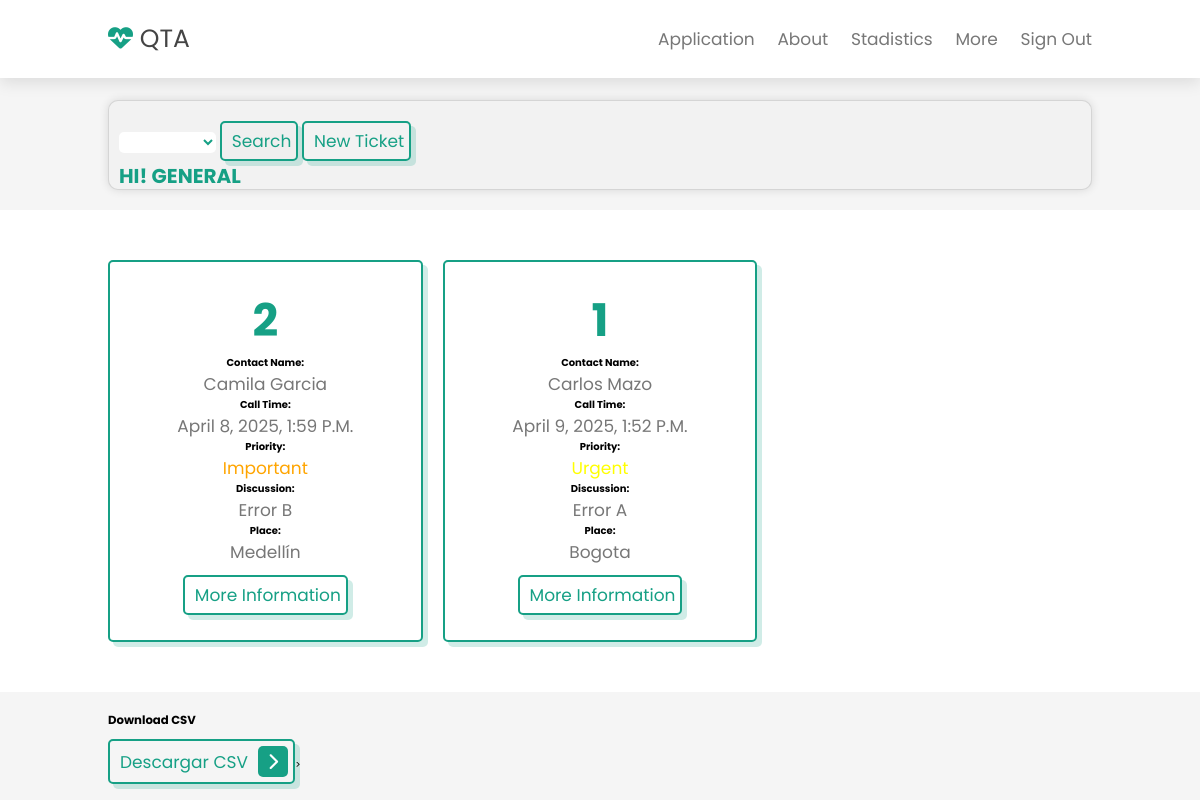
The app's page /mainscreen/ (signed in) with its own data.
### qta/models.py (models this page shows)
class Ticket(models.Model):
    ticket_number = models.AutoField(primary_key=True)
    call_time = models.DateTimeField()
    priority = models.CharField(max_length=50)
    discussion = models.TextField()
    state = models.CharField(max_length=50)
    place = models.ForeignKey(Place, on_delete=models.CASCADE)
    equipment = models.ForeignKey(Equipment, on_delete=models.CASCADE)
    contact_number = models.CharField(max_length=15)
    contact_name = models.CharField(max_length=100)
    Support_name = models.CharField(max_length=20, default="", null=True, blank=True)
    first_follow_up = models.CharField(max_length=500, default="", null=True, blank=True)
    second_follow_up = models.CharField(max_length=500, default="", null=True, blank=True)
    third_follow_up = models.CharField(max_length=500, default="", null=True, blank=True)
    id_unico = models.IntegerField(unique=True, default=1)
    time_finish = models.DateTimeField(default=datetime(1, 1, 1, 0, 0, 0))

class Place(models.Model):
    name = models.CharField(max_length=100)
    def __str__(self):
        return self.name

### qta/views.py (the view)
# urls.py: path('mainscreen/', mainscreen, name='mainscreen'),
@login_required
def mainscreen(request):
    searchState = request.GET.get('searchState')
    if searchState:
        tickets = Ticket.objects.filter(state__icontains=searchState)
    else:
          tickets = Ticket.objects.all()
    headers = ['id', 'support', 'person', 'number person', 'place', 'equipment', 'state', 'priority', 'discussion', '1', '2', '3']
    rows = [
        [
            ticket.ticket_number, ticket.Support_name, ticket.contact_name, ticket.contact_number,
            ticket.place, ticket.equipment, ticket.state, ticket.priority, ticket.discussion,
            ticket.first_follow_up, ticket.second_follow_up, ticket.third_follow_up
        ]
        for ticket in tickets
    ]
    csv_writer = CSVWriter()
    csv_writer.write_csv('ticketData.csv', headers, rows)
    return render(request, 'mainscreen.html',{'searchState':searchState, 'tickets':tickets})

### qta/models.py (called while the page is built)
    def __str__(self):
        return self.name

### qta/utils/csv_writer.py (called while the page is built)
    def __new__(cls, *args, **kwargs):
        if not cls._instance:
            cls._instance = super(CSVWriter, cls).__new__(cls, *args, **kwargs)
        return cls._instance

    def write_csv(self, file_name, headers, rows):
        with open(file_name, "w", newline='') as f:
            writer = csv.writer(f, delimiter=';')
            writer.writerow(headers)
            writer.writerows(rows)

### qta/templates/mainscreen.html (shortened to what this page needs)
{% load static %}
<!doctype html>
<html lang="en">
   <head>
      <link rel="stylesheet" href="https://cdnjs.cloudflare.com/ajax/libs/font-awesome/6.4.2/css/all.min.css">
   </head>
   <body>
    <header class="header">
        <a href={% url 'home' %} class="logo"><i class="fas fa-heartbeat"></i> QTA</a>
        <nav class="navbar">
            <a class="nav-link" href={% url 'mainscreen' %}>Application</a>
            <a class="nav-link" href={% url 'about' %}>About</a>
            <a class="nav-link" href={% url 'stadistics' %}>Stadistics</a>
            <a class="nav-link" href="#">More</a>
            {% if request.user.is_authenticated %}
            <a class="nav-link" href={% url "exit" %}>Sign out</a>
            {% else %}
            <a class="nav-link" href={% url "login" %} >Sign in</a>
            {% endif %}
        </nav>
    </header>
     <section class="searchBar">
      <form action="" class="searchInput">
         <select class="form-control selectElement" aria-label="Small select example" type="text" id="campo5" name="searchState">
            <option selected>{{ticket.state}}</option>
            <option value="New">New</option>
         </select>
         <button type="submit" class="btn2">Search</button>
         <a href={% url "ticket" %} class="btn btn-primary">New Ticket</a>
         <h4 style="color: #16a085">HI! {{ user.username | upper}}</h4>
       </form>
      </section>
     <section class="icons-container" id="icons-container">
         {% for ticket in tickets %}
         {% if ticket.priority == "Important" and ticket.state != 'Completed'%}
         <div class="icons">
            <h5 class="Number_ticket">{{ ticket.ticket_number }}</h5>
            <b>Contact Name: </b><p class="name">{{ ticket.contact_name }}</p>
            <b>Call Time: </b><p class="call_time">{{ ticket.call_time }}</p>
            <b>Priority: </b><p style="color:orange">{{ ticket.priority }}</p>
            <b>Discussion: </b><p class="discussion">{{ ticket.discussion}}</p>
            <b>Place: </b><p class="place">{{ ticket.place}}</p>
            <a href={% url "more_info" ticket.ticket_number %} class="btn btn-primary">More Information</a>
         </div>
         {% endif %}
         {% endfor %}
         {% for ticket in tickets %}
         {% if ticket.priority == "Urgent" and ticket.state != 'Completed'%}
         <div class="icons">
            <h5 class="Number_ticket">{{ ticket.ticket_number }}</h5>
            <b>Contact Name: </b><p class="name">{{ ticket.contact_name }}</p>
            <b>Call Time: </b><p class="call_time">{{ ticket.call_time }}</p>
            <b>Priority: </b><p style="color:yellow">{{ ticket.priority }}</p>
            <b>Discussion: </b><p class="discussion">{{ ticket.discussion}}</p>
            <b>Place: </b><p class="place">{{ ticket.place}}</p>
            <a href={% url "more_info" ticket.ticket_number %} class="btn btn-primary">More Information</a>
         </div>
         {% endif %}
         {% endfor %}
      </section>
      <section>
        <div class="content">
            <h3>Download CSV</h3>
            <a href="{% static '/ticketData.csv' %}" download="ticketData.csv" class="btn">Descargar CSV <span class="fas fa-chevron-right"></span></a>>
        </div>
    </section>
   </body>
</html>

### qta/templates/mainscreen.html (style rules this page uses)
:root { --green: #16a085; --black: #444; --light-color: #777; --box-shadow:.5rem .5rem 0 rgba(22, 160, 133, .2); --text-shadow:.4rem .4rem 0 rgba(0, 0, 0, .2); --border:.2rem solid var(--green); }
* { font-family: 'Poppins', sans-serif; margin: 0; padding: 0; box-sizing: border-box; outline: none; border: none; text-transform: capitalize; transition: all .2s ease-out; text-decoration: none; }
section { padding: 2rem 9%; }
section:nth-child(even) { background: #f5f5f5; }
.btn { display: inline-block; margin-top: 1rem; padding: .5rem; padding-left: 1rem; border: var(--border); border-radius: .5rem; box-shadow: var(--box-shadow); color: var(--green); cursor: pointer; font-size: 1.7rem; }
.btn span { padding: .7rem 1rem; border-radius: .5rem; background: var(--green); color: #fff; margin-left: .5rem; }
html { font-size: 62.5%; overflow-x: hidden; scroll-padding-top: 7rem; scroll-behavior: smooth; }
.header { padding: 2rem 9%; position: fixed; top: 0; left: 0; right: 0; z-index: 1000; box-shadow: 0 .5rem 1.5rem rgba(0, 0, 0, .1); display: flex; align-items: center; justify-content: space-between; background: #fff; }
.header .logo { font-size: 2.5rem; color: var(--black); }
.header .logo i { color: var(--green); }
.header .navbar a { font-size: 1.7rem; color: var(--light-color); margin-left: 2rem }
.icons-container { display: grid; gap: 2rem; grid-template-columns: repeat(3, 1fr); padding-top: 5rem; padding-bottom: 5rem; }
.icons-container .icons { border: var(--border); box-shadow: var(--box-shadow); border-radius: .5rem; text-align: center; padding: 2.5rem; }
.icons-container .icons p { font-size: 1.7rem; color: var(--light-color); }
.searchBar { display: flex; padding-top: 10rem; }
.searchInput { flex: 1; height: 90px; border-radius: 10px; background-color: #f2f2f2; border: 1px solid rgba(0, 0, 0, 0.12); box-shadow: 0 0 10px rgba(0, 0, 0, 0.12); padding: 10px; font-size: 1.4rem; outline: none; items-align: start; }
.btn2 { display: inline-block; margin-top: 1rem; padding: .5rem; padding-left: 1rem; border: var(--border); border-radius: .5rem; box-shadow: var(--box-shadow); color: var(--green); cursor: pointer; font-size: 1.7rem; }
.form-control { border: none; background-color: #fff; border-radius: .5rem; color: var(--green); font-weight: bold; weight: 100px; }
.selectElement { weight: 50%; }
h5 { color: var(--green); font-size: 4.5rem; }
h4 { font-size: 2rem; }

### records on screen
Ticket: ticket_number "2", contact_name "Camila Garcia", call_time "April 8, 2025, 1:59 P.m.", priority "Important", discussion "Error B", place "Medellín"
Ticket: ticket_number "1", contact_name "Carlos Mazo", call_time "April 9, 2025, 1:52 P.m.", priority "Urgent", discussion "Error A", place "Bogota"

### other values on screen
{{ user.username | upper }} "GENERAL"
